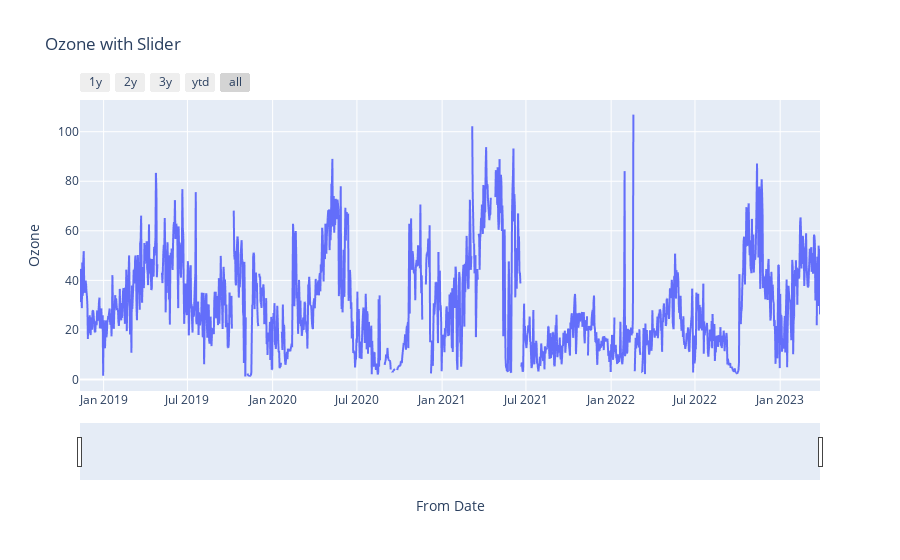

This figure's notebook cell:
### Code cell
fig = px.line(aq_df_non_indexed,x='From Date',y='Ozone',title='Ozone with Slider')

fig.update_xaxes( 
    rangeslider_visible=True,
    rangeselector=dict(
        buttons=list([
            dict(count=1,label="1y",step="month",stepmode="backward"),
            dict(count=2,label="2y",step="month",stepmode="backward"),
            dict(count=3,label="3y",step="year",stepmode="backward"), # YTD = year to date it means from 1st jan to current date
            dict(count=1,label="ytd",step="year",stepmode="todate"),
            dict(step="all")
        ])
    )
)
fig.show()

### Figure 1 — Plotly figure (JSON) as saved in the notebook; plotly's stock layout.template omitted (floating-point values rounded to 4 significant figures; data arrays with more than 128 entries replaced by an {"elided": "..."} marker saying what was removed)
{"data": [{"hovertemplate": "From Date=%{x}<br>Ozone=%{y}<extra></extra>", "legendgroup": "", "line": {"color": "#636efa", "dash": "solid"}, "marker": {"symbol": "circle"}, "mode": "lines", "name": "", "showlegend": false, "type": "scattergl", "x": {"elided": "1599 str values"}, "xaxis": "x", "y": {"elided": "1599 float values"}, "yaxis": "y"}], "layout": {"legend": {"tracegroupgap": 0}, "title": {"text": "Ozone with Slider"}, "xaxis": {"anchor": "y", "domain": [0, 1], "rangeselector": {"buttons": [{"count": 1, "label": "1y", "step": "month", "stepmode": "backward"}, {"count": 2, "label": "2y", "step": "month", "stepmode": "backward"}, {"count": 3, "label": "3y", "step": "year", "stepmode": "backward"}, {"count": 1, "label": "ytd", "step": "year", "stepmode": "todate"}, {"step": "all"}]}, "rangeslider": {"visible": true}, "title": {"text": "From Date"}}, "yaxis": {"anchor": "x", "domain": [0, 1], "title": {"text": "Ozone"}}}}
